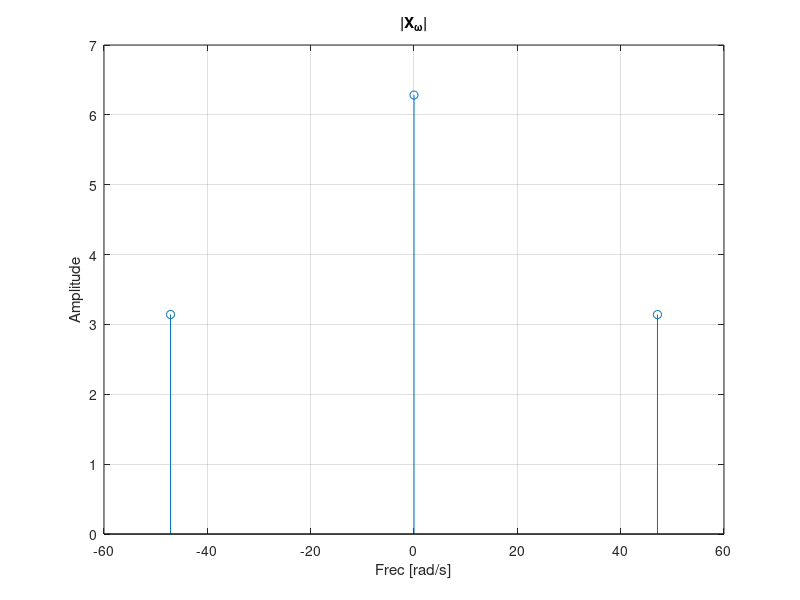

Write the MATLAB code that produced this figure.
w = [-15*pi 0 15*pi];
Xw = [pi 2*pi pi];

figure(1); 
stem(w,Xw);
grid on;
xlabel('Frec [rad/s]');
ylabel('Amplitude');
title('|X_\omega|', 'fontweight', 'bold');
